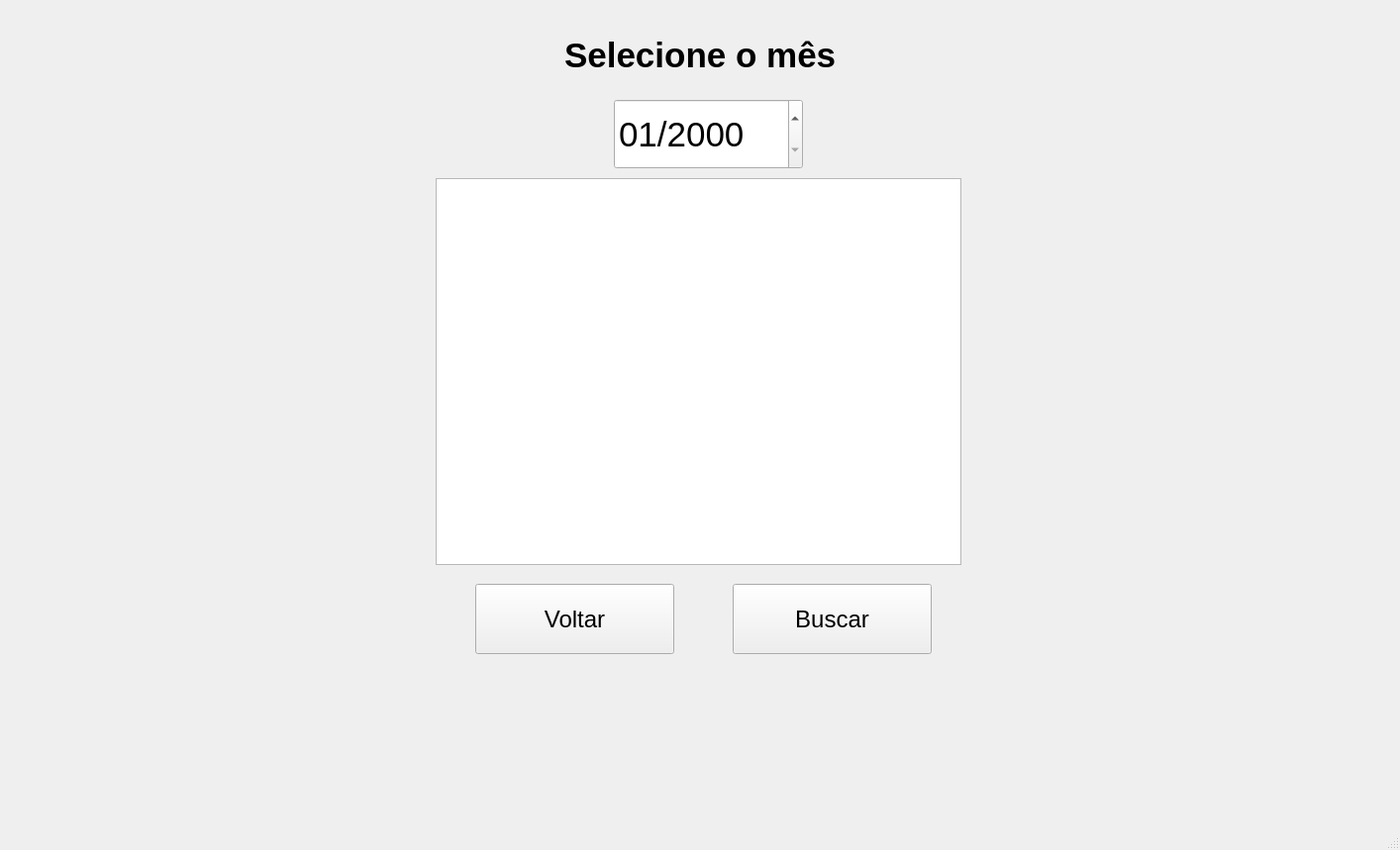
<?xml version="1.0" encoding="UTF-8"?>
<ui version="4.0">
 <class>TelaDespesasMes</class>
 <widget class="QMainWindow" name="TelaDespesasMes">
  <property name="geometry">
   <rect>
    <x>0</x>
    <y>0</y>
    <width>1414</width>
    <height>859</height>
   </rect>
  </property>
  <property name="windowTitle">
   <string>MainWindow</string>
  </property>
  <widget class="QWidget" name="centralwidget">
   <widget class="QPushButton" name="btnVoltar">
    <property name="geometry">
     <rect>
      <x>480</x>
      <y>590</y>
      <width>201</width>
      <height>71</height>
     </rect>
    </property>
    <property name="font">
     <font>
      <pointsize>18</pointsize>
     </font>
    </property>
    <property name="text">
     <string>Voltar</string>
    </property>
   </widget>
   <widget class="QDateEdit" name="dateEdit">
    <property name="geometry">
     <rect>
      <x>620</x>
      <y>100</y>
      <width>191</width>
      <height>71</height>
     </rect>
    </property>
    <property name="font">
     <font>
      <pointsize>26</pointsize>
     </font>
    </property>
    <property name="readOnly">
     <bool>false</bool>
    </property>
    <property name="buttonSymbols">
     <enum>QAbstractSpinBox::UpDownArrows</enum>
    </property>
    <property name="displayFormat">
     <string>MM/yyyy</string>
    </property>
    <property name="calendarPopup">
     <bool>false</bool>
    </property>
   </widget>
   <widget class="QTableView" name="tableView">
    <property name="geometry">
     <rect>
      <x>440</x>
      <y>180</y>
      <width>531</width>
      <height>391</height>
     </rect>
    </property>
   </widget>
   <widget class="QLabel" name="label">
    <property name="geometry">
     <rect>
      <x>570</x>
      <y>10</y>
      <width>291</width>
      <height>91</height>
     </rect>
    </property>
    <property name="font">
     <font>
      <pointsize>26</pointsize>
      <weight>75</weight>
      <bold>true</bold>
     </font>
    </property>
    <property name="text">
     <string>Selecione o mês</string>
    </property>
   </widget>
   <widget class="QPushButton" name="btnBuscar">
    <property name="geometry">
     <rect>
      <x>740</x>
      <y>590</y>
      <width>201</width>
      <height>71</height>
     </rect>
    </property>
    <property name="font">
     <font>
      <pointsize>18</pointsize>
     </font>
    </property>
    <property name="text">
     <string>Buscar</string>
    </property>
   </widget>
  </widget>
  <widget class="QMenuBar" name="menubar">
   <property name="geometry">
    <rect>
     <x>0</x>
     <y>0</y>
     <width>1414</width>
     <height>22</height>
    </rect>
   </property>
  </widget>
  <widget class="QStatusBar" name="statusbar"/>
 </widget>
 <resources/>
 <connections/>
</ui>
